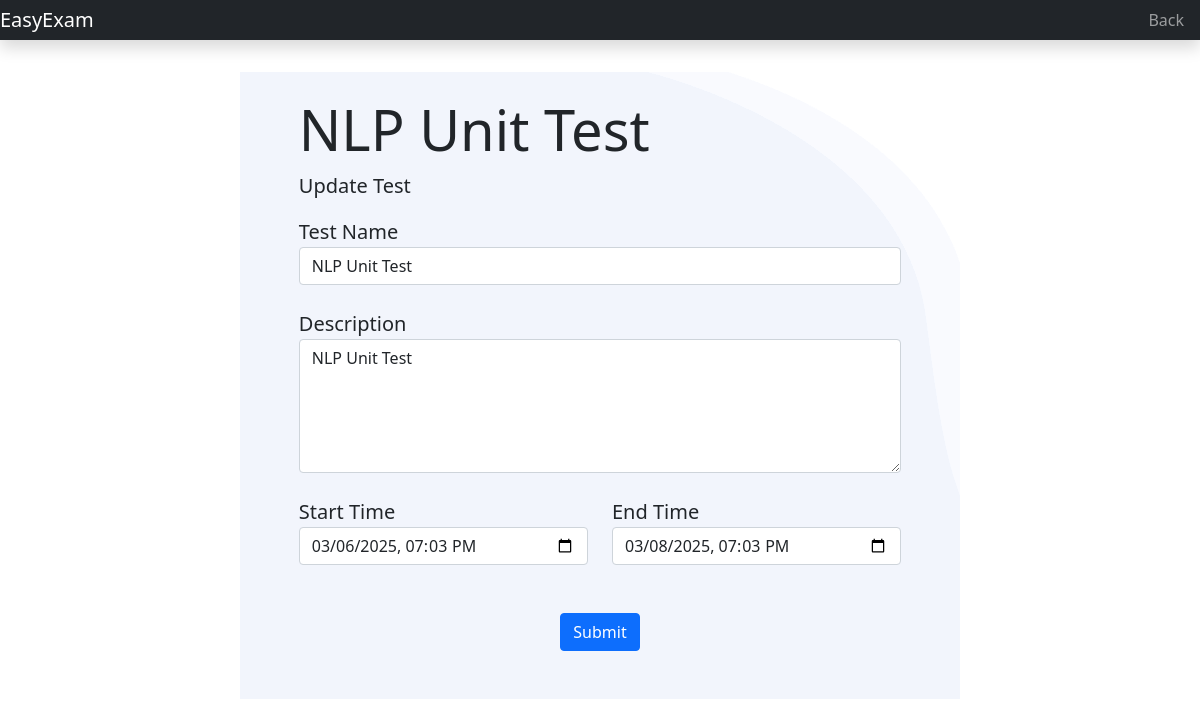
The page /1/update_test (signed in) on the database its author committed.
### Classroom/models.py (models this page shows)
class Test(models.Model):
	belongs = models.ForeignKey(Classroom, on_delete=models.CASCADE)
	name = models.CharField(max_length=255)
	desc = models.CharField(max_length=2555, blank=True)
	create_time = models.DateTimeField(auto_now_add=True)
	start_time = models.DateTimeField()
	end_time = models.DateTimeField()
	def __str__(self):
		return self.name

### Classroom/views/Teachers.py (the view)
# urls.py: path('<int:test_id>/update_test', Teachers.update_test, name='update_test'),
@login_required(login_url='login')
@teacher_required
def update_test(request, test_id):
	test = get_object_or_404(Test, pk=test_id)
	if request.method == "POST":
		form = CreateTestForm(request.POST, instance=test)
		if form.is_valid():
			form.save()
			messages.success(request, '{}  is Updated'.format(test))
			return redirect('view_test', test.id)
		else:
			messages.error(request, form.errors)
	else:
		form = CreateTestForm(instance=test)
	return render(request, 'teachers/create_test.html', {'form': form, 'test' : test })

### Classroom/forms.py
class CreateTestForm(forms.ModelForm):
  class Meta:
    model = Test
    fields=( 'name', 'desc', 'start_time', 'end_time' )
    widgets={
    'name':forms.TextInput(attrs={'class':'form-control','placeholder':'Test Name'}),
    'desc':forms.Textarea(attrs={ 'rows': 5, 'class':'form-control','placeholder':'Description or Instructions'}),
    'start_time': forms.DateTimeInput(attrs={'type':'datetime-local','placeholder':'Assign Test At','class': 'form-control'},format='%Y-%m-%dT%H:%M'),
    'end_time': forms.DateTimeInput(attrs={'type':'datetime-local','placeholder':'Due Time', 'class': 'form-control'},format='%Y-%m-%dT%H:%M'),
    }
    labels={
        'name': 'Test Name',
        'desc': 'Description',
        'start_time': 'Start Time',
        'end_time': 'End Time',
    }

### templates/teachers/create_test.html (shortened to what this page needs)
{% extends 'common.html' %}
{% load static %}
{% block main %}
<br><br>
<div class="jumbotron jumbotron-fluid">
  <div class="container" style="width: 60%; background-image: url('{% static 'assets/img/hero-bg.png' %}');">
    <div class="container" style="width: 90%">
      <br>
      {% if test %}
        <h1 class="display-4">{{ test }}</h1>
        <p class="lead"> Update Test </p>
      {% else %}
        <h1 class="display-4">Create Test</h1>
        <p class="lead">Create Test here add questions later</p>
      {% endif %}
      <form method="POST">
        <div class="form-group">
          <label class="lead" for="id_{{field.name}}">{{ form.name.label }}</label>
          {{ form.name }}
        </div>
        <br>
        <div class="form-group">
          <label class="lead" for="id_{{field.desc}}">{{ form.desc.label }}</label>
          {{ form.desc }}
        </div>
        <br>
        <div class="form-group row">
          <div class="col-md-6">
            <label class="lead" for="id_{{field.start_time}}">{{ form.start_time.label }}</label>
            {{ form.start_time }}
          </div>
          <div class="col-md-6">
            <label class="lead" for="id_{{field.end_time}}">{{ form.end_time.label }}</label>
            {{ form.end_time }}
          </div>
        </div>
        <br>
        <br>
        <div class="text-center">
          <button type="submit" class="btn btn-primary">Submit</button>
        </div>
      </form>
      <br><br>
    </div>
  </div>
</div>
{% endblock %}

### rows shown on the page
Test: name "NLP Unit Test", desc "NLP Unit Test", start_time "03/06/2025 19:03", end_time "03/08/2025 19:03"
